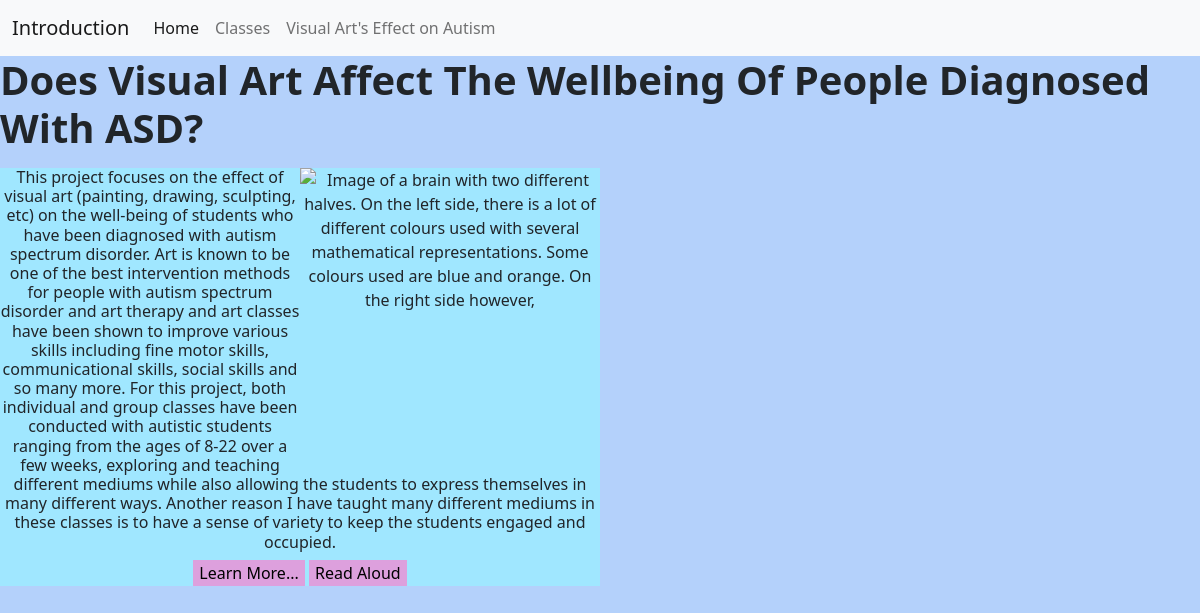
The page / on the database its author committed.
### Landing_Page/models.py (models this page shows)
class FirstPage(models.Model):
    heading = models.CharField(max_length=200)
    description = models.TextField(max_length=1000)

### Landing_Page/views.py (the view)
# urls.py: path('', views.title, name='title'),
def title(request):
    first_page_object = FirstPage.objects.all()[0]
    print(first_page_object.heading)
    context = {"First_Page_Data": first_page_object}
    readaloud(first_page_object.description)
    return render (request, 'Landing_Page/firstpage.html', context)

### Landing_Page/views.py (called while the page is built)
def readaloud(text):
    audio = gTTS(text)
    print("Testing..Testing..123")
    audio.save("audio.mp3")

### templates/Landing_Page/firstpage.html (shortened to what this page needs)
{% extends 'Landing_Page/base.html' %}
{% load static %}
{% block content %}
<head>
    </head>
    <font>
<body style="background-color:rgb(180, 209, 251);">
    <div class = "headingDiv">
        <h1><b>{{First_Page_Data.heading}}</h1></b>
        <p style=" font-family:Arial, Helvetica, sans-serif"
        </div>
    <div class="myDiv">
        <img src="{% static 'image1.jpg' %}" alt="Image of a brain with two different halves. On the left side, there is a lot of different colours used with several mathematical representations. Some colours used are blue and orange. On the right side however, " width = '300', height = '300' align = "right">
        <h6>{{First_Page_Data.description}}</h6>
        <button type="button" class="button">Learn More...</button>
    <button type="button" onclick="play()" class="button">Read Aloud</button>
      </div>
    </font>
    </body>
{% endblock %}

### templates/Landing_Page/base.html (shortened to what this page needs)
<!DOCTYPE html>
<html>
  <head>
    <link rel="stylesheet" href="" />
    <link
      href="https://cdn.jsdelivr.net/npm/bootstrap@5.2.3/dist/css/bootstrap.min.css"
      rel="stylesheet"
    />
  </head>
  <body>
    <nav class="navbar navbar-expand-lg bg-light">
        <div class="container-fluid">
          <a class="navbar-brand" href="{% url 'Landing_Page:intro' %}">Introduction</a>
          <div class="collapse navbar-collapse" id="navbarNav">
            <ul class="navbar-nav">
              <li class="nav-item">
                <a class="nav-link active" aria-current="page" href="/">Home</a>
              </li>
              <li class="nav-item">
                <a class="nav-link" href="{% url 'Landing_Page:Classes'%}">Classes</a>
              </li>
              <li class="nav-item">
                <a class="nav-link" href="#">Visual Art's Effect on Autism</a>
              </li>
            </ul>
          </div>
        </div>
      </nav>
          {% block content %}
          {% endblock %}
      </body>
    </html>
  </body>
</html>

### templates/Landing_Page/firstpage.html (style rules this page uses)
.myDiv { background-color: rgb(160, 231, 255); text-align: center; width: 50%; }
.headingDiv { height: 200px; }
.button { border:none; background-color: plum; text-align: center; }

### rows shown on the page
FirstPage: heading "Does Visual Art Affect The Wellbeing Of People Diagnosed With ASD?", description "This project focuses on the effect of visual art (painting, drawing, sculpting, etc) on the well-being of students who have been diagnosed with autism spectrum disorder. Art is known to be one of the best intervention methods for people with autism spectrum disorder and art therapy and art classes have been shown to improve various skills including fine motor skills, communicational skills, social skills and so many more. For this project, both individual and group classes have been conducted with autistic students ranging from the ages of 8-22 over a few weeks, exploring and teaching different mediums while also allowing the students to express themselves in many different ways. Another…"
